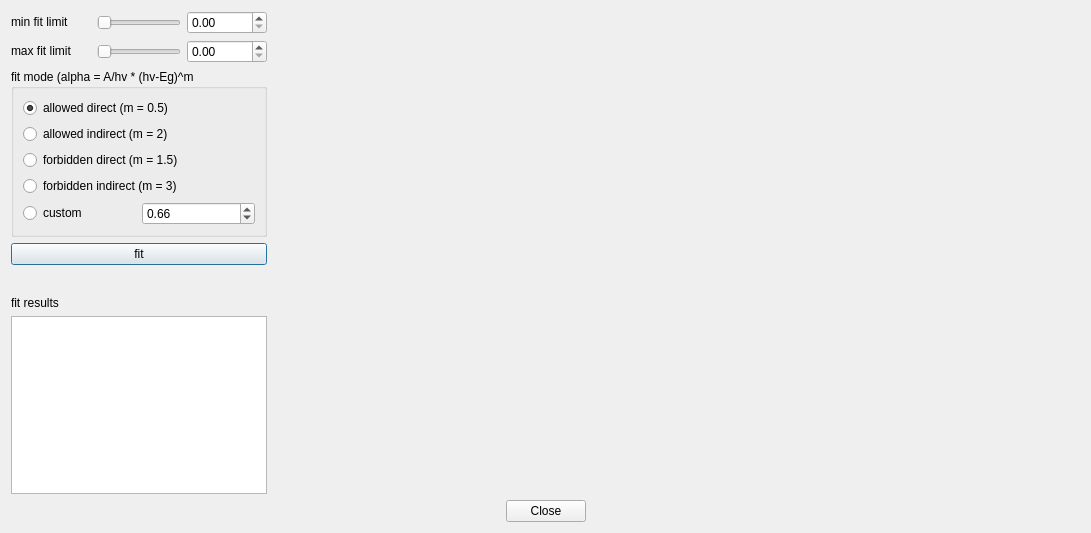
<?xml version="1.0" encoding="UTF-8"?>
<ui version="4.0">
 <class>Dialog</class>
 <widget class="QDialog" name="Dialog">
  <property name="geometry">
   <rect>
    <x>0</x>
    <y>0</y>
    <width>1091</width>
    <height>533</height>
   </rect>
  </property>
  <property name="windowTitle">
   <string>Bandgap extraction from optical constants</string>
  </property>
  <layout class="QVBoxLayout" name="verticalLayout_3">
   <item>
    <layout class="QHBoxLayout" name="horizontalLayout_4">
     <item>
      <layout class="QVBoxLayout" name="verticalLayout_2">
       <item>
        <layout class="QHBoxLayout" name="horizontalLayout_2">
         <item>
          <widget class="QLabel" name="label_3">
           <property name="sizePolicy">
            <sizepolicy hsizetype="Preferred" vsizetype="Fixed">
             <horstretch>0</horstretch>
             <verstretch>0</verstretch>
            </sizepolicy>
           </property>
           <property name="text">
            <string>min fit limit</string>
           </property>
          </widget>
         </item>
         <item>
          <widget class="QSlider" name="minFitSlider">
           <property name="sizePolicy">
            <sizepolicy hsizetype="Preferred" vsizetype="Fixed">
             <horstretch>0</horstretch>
             <verstretch>0</verstretch>
            </sizepolicy>
           </property>
           <property name="singleStep">
            <number>500</number>
           </property>
           <property name="pageStep">
            <number>500</number>
           </property>
           <property name="orientation">
            <enum>Qt::Horizontal</enum>
           </property>
          </widget>
         </item>
         <item>
          <widget class="QDoubleSpinBox" name="minFitSB"/>
         </item>
        </layout>
       </item>
       <item>
        <layout class="QHBoxLayout" name="horizontalLayout_3">
         <item>
          <widget class="QLabel" name="label_4">
           <property name="sizePolicy">
            <sizepolicy hsizetype="Preferred" vsizetype="Fixed">
             <horstretch>0</horstretch>
             <verstretch>0</verstretch>
            </sizepolicy>
           </property>
           <property name="text">
            <string>max fit limit</string>
           </property>
          </widget>
         </item>
         <item>
          <widget class="QSlider" name="maxFitSlider">
           <property name="sizePolicy">
            <sizepolicy hsizetype="Preferred" vsizetype="Fixed">
             <horstretch>0</horstretch>
             <verstretch>0</verstretch>
            </sizepolicy>
           </property>
           <property name="singleStep">
            <number>500</number>
           </property>
           <property name="pageStep">
            <number>500</number>
           </property>
           <property name="orientation">
            <enum>Qt::Horizontal</enum>
           </property>
          </widget>
         </item>
         <item>
          <widget class="QDoubleSpinBox" name="maxFitSB"/>
         </item>
        </layout>
       </item>
       <item>
        <widget class="QGroupBox" name="groupBox">
         <property name="title">
          <string>fit mode (alpha = A/hv * (hv-Eg)^m</string>
         </property>
         <layout class="QVBoxLayout" name="verticalLayout">
          <item>
           <widget class="QRadioButton" name="fitModeDirect">
            <property name="text">
             <string>allowed direct (m = 0.5)</string>
            </property>
            <property name="checked">
             <bool>true</bool>
            </property>
           </widget>
          </item>
          <item>
           <widget class="QRadioButton" name="fitModeIndirect">
            <property name="text">
             <string>allowed indirect (m = 2)</string>
            </property>
           </widget>
          </item>
          <item>
           <widget class="QRadioButton" name="fitModeForbiddenDirect">
            <property name="text">
             <string>forbidden direct (m = 1.5)</string>
            </property>
           </widget>
          </item>
          <item>
           <widget class="QRadioButton" name="fitModeForbiddenIndirect">
            <property name="text">
             <string>forbidden indirect (m = 3)</string>
            </property>
           </widget>
          </item>
          <item>
           <layout class="QHBoxLayout" name="horizontalLayout">
            <item>
             <widget class="QRadioButton" name="fitModeCostum">
              <property name="text">
               <string>custom</string>
              </property>
             </widget>
            </item>
            <item>
             <widget class="QDoubleSpinBox" name="fitModeCostumSB">
              <property name="minimum">
               <double>-20.000000000000000</double>
              </property>
              <property name="maximum">
               <double>20.000000000000000</double>
              </property>
              <property name="value">
               <double>0.660000000000000</double>
              </property>
             </widget>
            </item>
           </layout>
          </item>
         </layout>
        </widget>
       </item>
       <item>
        <widget class="QPushButton" name="startFit">
         <property name="sizePolicy">
          <sizepolicy hsizetype="Preferred" vsizetype="Fixed">
           <horstretch>0</horstretch>
           <verstretch>0</verstretch>
          </sizepolicy>
         </property>
         <property name="text">
          <string>fit</string>
         </property>
        </widget>
       </item>
       <item>
        <spacer name="verticalSpacer">
         <property name="orientation">
          <enum>Qt::Vertical</enum>
         </property>
         <property name="sizeHint" stdset="0">
          <size>
           <width>20</width>
           <height>40</height>
          </size>
         </property>
        </spacer>
       </item>
       <item>
        <widget class="QLabel" name="label_2">
         <property name="text">
          <string>fit results</string>
         </property>
        </widget>
       </item>
       <item>
        <widget class="QTextEdit" name="textEdit">
         <property name="sizePolicy">
          <sizepolicy hsizetype="Preferred" vsizetype="Expanding">
           <horstretch>0</horstretch>
           <verstretch>0</verstretch>
          </sizepolicy>
         </property>
         <property name="maximumSize">
          <size>
           <width>400</width>
           <height>200</height>
          </size>
         </property>
        </widget>
       </item>
      </layout>
     </item>
     <item>
      <widget class="MplWidgetEgExtraction" name="alphaPlot" native="true">
       <property name="sizePolicy">
        <sizepolicy hsizetype="Expanding" vsizetype="Expanding">
         <horstretch>0</horstretch>
         <verstretch>0</verstretch>
        </sizepolicy>
       </property>
      </widget>
     </item>
    </layout>
   </item>
   <item>
    <widget class="QDialogButtonBox" name="buttonBox">
     <property name="orientation">
      <enum>Qt::Horizontal</enum>
     </property>
     <property name="standardButtons">
      <set>QDialogButtonBox::Close</set>
     </property>
     <property name="centerButtons">
      <bool>true</bool>
     </property>
    </widget>
   </item>
  </layout>
 </widget>
 <customwidgets>
  <customwidget>
   <class>MplWidgetEgExtraction</class>
   <extends>QWidget</extends>
   <header>ui.mplwidget_EgExtraction</header>
   <container>1</container>
  </customwidget>
 </customwidgets>
 <resources/>
 <connections>
  <connection>
   <sender>buttonBox</sender>
   <signal>accepted()</signal>
   <receiver>Dialog</receiver>
   <slot>accept()</slot>
   <hints>
    <hint type="sourcelabel">
     <x>227</x>
     <y>515</y>
    </hint>
    <hint type="destinationlabel">
     <x>157</x>
     <y>274</y>
    </hint>
   </hints>
  </connection>
  <connection>
   <sender>buttonBox</sender>
   <signal>rejected()</signal>
   <receiver>Dialog</receiver>
   <slot>reject()</slot>
   <hints>
    <hint type="sourcelabel">
     <x>295</x>
     <y>521</y>
    </hint>
    <hint type="destinationlabel">
     <x>286</x>
     <y>274</y>
    </hint>
   </hints>
  </connection>
 </connections>
</ui>
